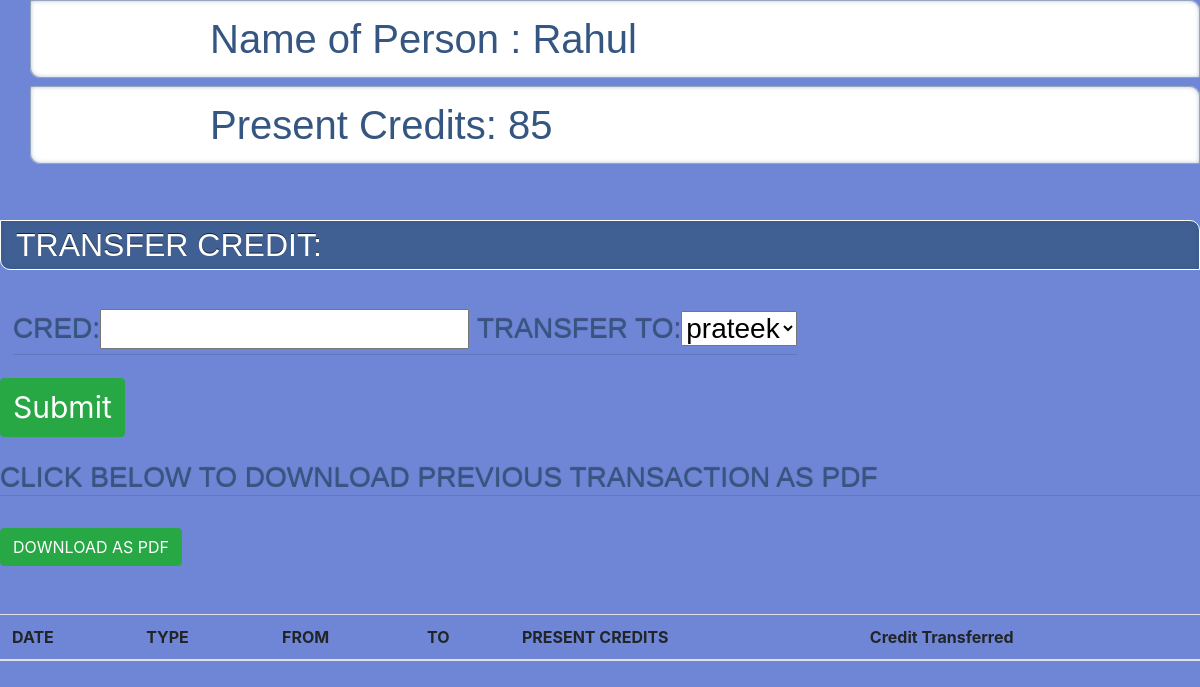
Before: /home/4 with the older database file.
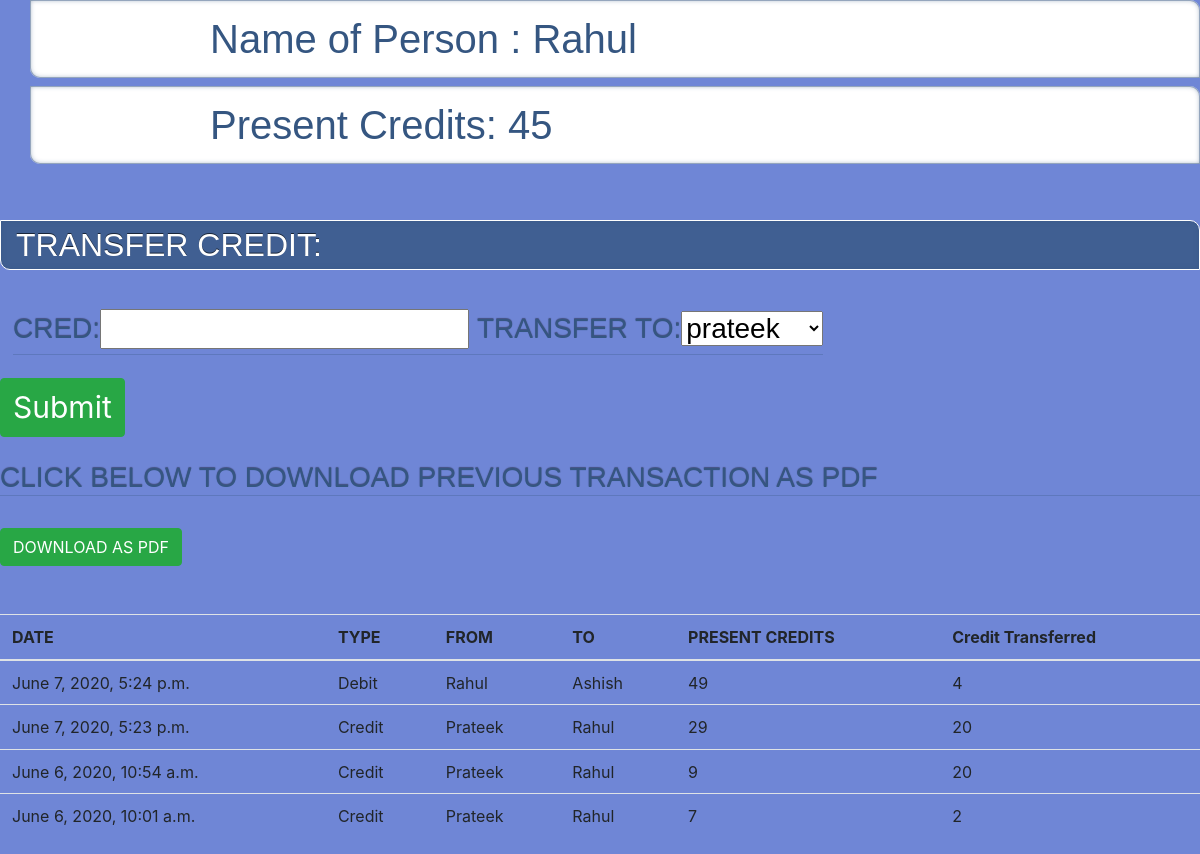
After: the same page with the newer database file.
### app/models.py (models this page shows, shortened)
class Person(models.Model):
    name=models.CharField(max_length=30)
    email=models.CharField(max_length=30)
    credit=models.IntegerField(null=False)

class Transaction_history(models.Model):
    Sender=models.IntegerField(null=True)
    Sender_Credit=models.IntegerField(null=True)
    Reciever=models.IntegerField(null=True)
    Reciever_Credit=models.IntegerField(null=True)
    Credit=models.IntegerField(null=True)
    Time=models.DateTimeField(auto_now=True)

### app/views.py (the view, shortened to what this page needs)
# urls.py: url(r'^home/(?P<id>\d+)',views.addc),
def addc(request,id):
    try:
        Person_list=Person.objects.all().values().filter(id=id)
        Person_list_details=Person.objects.all().values()
        for i in Person_list:
            names=i['name']
        form=forms.formname()
        form.getform(id)
        Transaction_history_list=Transaction_history.objects.all().values().filter(Sender=id)|Transaction_history.objects.all().values().filter(Reciever=id).order_by('-Time')
        k={}
        for i in Person_list_details:
            k[int(i['id'])]=i['name']
        def get(id):
            return k[id]
        for i in Transaction_history_list:
            i['Sender']=get(i['Sender'])
            i['Reciever']=get(i['Reciever'])
        context={"Person_list":Person_list,
        "Person_list_details":Person_list_details,
        'form':form,
        "Transactions":Transaction_history_list,
        "names":names,
        }
        for person in Person_list:
            Senders_credit=person['credit']
        return render(request,"cred.html",context)
    except Exception as e:
        print(e)

### app/forms.py
class formname(forms.Form):
    cred=forms.IntegerField(validators=[MinValueValidator(1)])
    Transfer_to=forms.ChoiceField(choices=(getAllOptions()))
    def getform(self,id):
        self.fields["Transfer_to"]=forms.ChoiceField(choices=(gett(id)))

### app/forms.py (called while the page is built)
def gett(*argv):
    try:
        det=Person.objects.all().values()
        k=0
        for i in argv:
            k=i
        options = []
        for (index,item) in enumerate(det):
            if(item['id']==int(k)):
                pass
            else:
                options.append((item['id'],item['name']))
    except Exception as e:
        print(e)
    return options

### templates/cred.html (shortened to what this page needs)
<head>
  {% load static %}
  <link rel="stylesheet" href="{% static 'app/cred.css' %}">
<link rel="stylesheet" href="{% static 'app/css/bootstrap.min.css' %}">
</head>
<body>
<div>
        <h1>   Name of Person :
        {% for Person in Person_list %}
        {{Person.name | capfirst}}
        {% endfor %}
        </h1>
        <h1>Present Credits:
        {% for Person in Person_list %}
        {{Person.credit}}
        {% endfor %}
        </h1>
</div>
<br>
<br>
<h2>TRANSFER CREDIT:</h2>
<br>
<button type="button" class="btn btn-sucess">
 <div class="input">
<form method="POST">
    <h3>{{ form }}
    </h3>
    <button type="submit" class="btn btn-success" style="margin-right:500px; font-size: 30px; ">Submit</button>
</form>
</div>
{% for Person in Person_list %}<br>
<br>
<div>
<h3>Click Below To Download Previous Transaction As Pdf</h3>
<br>
<button class="btn btn-success"><a href="h/{{Person.id}}" style="text-decoration: none; color: white;">DOWNLOAD AS PDF</a></button>
</div>
{% endfor %}
<br>
<br>
      <table class="table">
        <thead>
          <tr>
            <th>DATE</th>
            <th>TYPE</th>
            <th>FROM</th>
            <th>TO</th>
            <th>PRESENT CREDITS</th>
            <th>Credit Transferred</th>
          </tr>
        </thead>
        <tbody>
            {% for Transaction in Transactions %}
          <tr>
              <td>{{Transaction.Time}}</td>
              <td>{% if Transaction.Sender in names %}
                  Debit
                  {% else %}
                  Credit
                  {% endif %}
              </td>
              <td>{{Transaction.Sender| capfirst}}
              </td>
              <td>
                {{ Transaction.Reciever| capfirst}}
              </td>
              <td>{% if Transaction.Sender in names %}
                {{Transaction.Sender_Credit}}
                {% else %}
                {{Transaction.Reciever_Credit}}
                {% endif %}
              </td>
              <td>
                {{Transaction.Credit}}
              </td>
            <tr>
          {% endfor %}
        </tbody>
      </table>
</body>

### static/app/cred.css (style rules this page uses)
body { background-color: #6f86d6 !important; }
h1 { margin-left: 30px; font-weight: 600; font-family: 'Titillium Web', sans-serif; position: relative; font-size: 36px; line-height: 40px; padding: 15px 15px 15px 15%; color: #355681; box-shadow: inset 0 0 0 1px rgba(53,86,129, 0.4), inset 0 0 5px rgba(53,86,129, 0.5), inset -285px 0 35px white; border-radius: 0 10px 0 10px; background: #fff url(../images/bartoszkosowski.jpg) no-repeat center left; }
h2 { margin: 1em 0 0.5em 0; font-weight: normal; position: relative; text-shadow: 0 -1px rgba(0,0,0,0.6); font-size: 28px; line-height: 40px; background: #355681; background: rgba(53,86,129, 0.8); border: 1px solid #fff; padding: 5px 15px; color: white; border-radius: 0 10px 0 10px; box-shadow: inset 0 0 5px rgba(53,86,129, 0.5); font-family: 'Muli', sans-serif; }
h3 { font-weight: 600; font-family: 'Titillium Web', sans-serif; position: relative; text-shadow: 0 -1px 1px rgba(0,0,0,0.4); font-size: 22px; line-height: 40px; color: #355681; text-transform: uppercase; border-bottom: 1px solid rgba(53,86,129, 0.3); }
.input { color:white; text-decoration: solid; }

Changed rows visible on the page:
changed Person "Rahul": credit "85" → "45"
added Transaction_history: Time "June 7, 2020, 5:24 p.m.", shows "Debit", Sender "Rahul", Reciever "Ashish", Sender_Credit "49", Credit "4"
added Transaction_history: Time "June 7, 2020, 5:23 p.m.", shows "Credit", Sender "Prateek", Reciever "Rahul", Reciever_Credit "29", Credit "20"
added Transaction_history: Time "June 6, 2020, 10:54 a.m.", shows "Credit", Sender "Prateek", Reciever "Rahul", Reciever_Credit "9", Credit "20"
added Transaction_history: Time "June 6, 2020, 10:01 a.m.", shows "Credit", Sender "Prateek", Reciever "Rahul", Reciever_Credit "7", Credit "2"
